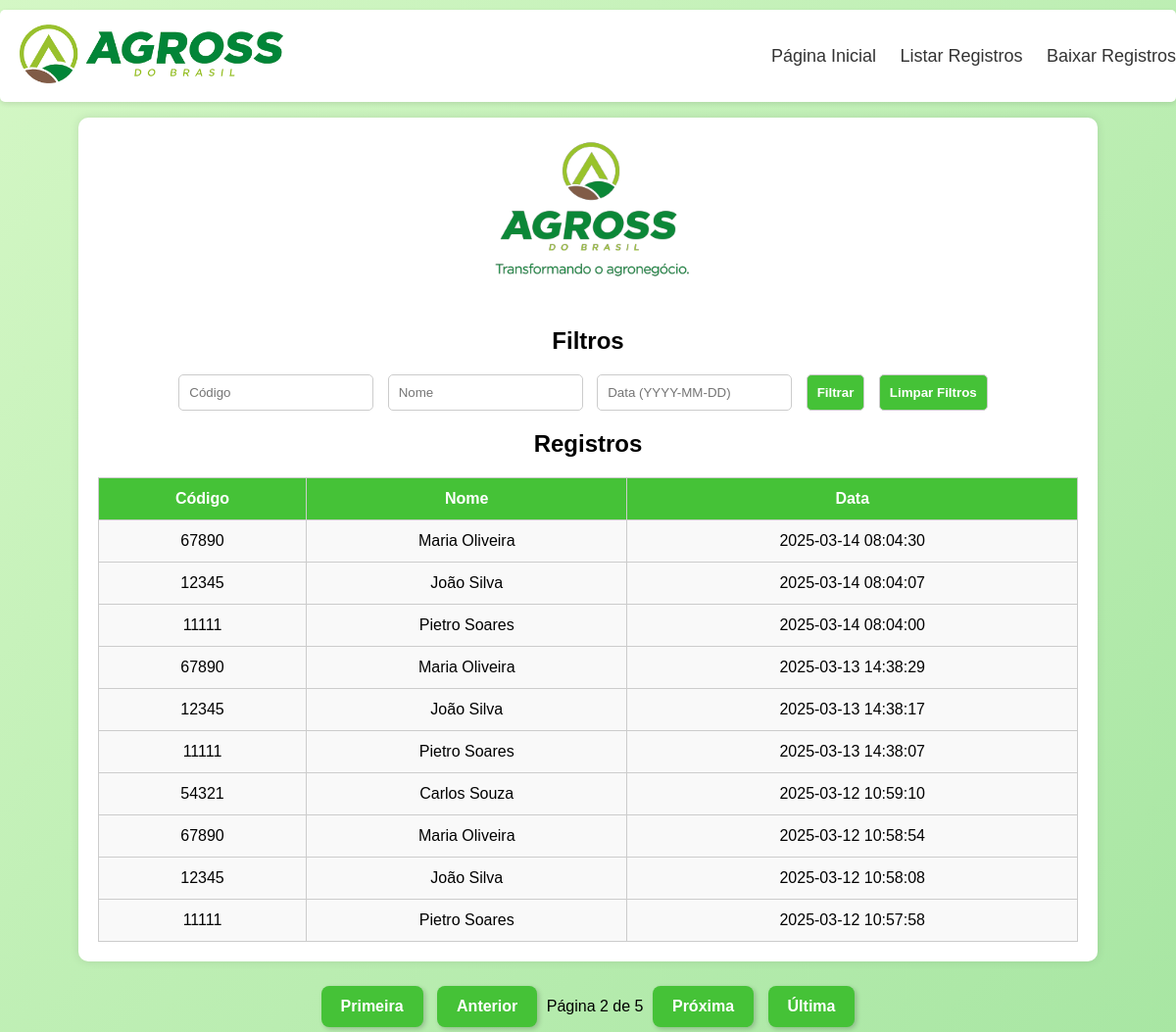
/registros?page=2&data=&nome=&codigo=, run on the app's committed database.
### models.py (models this page shows)
class Registro(db.Model):
    id = db.Column(db.Integer, primary_key=True)
    codigo = db.Column(db.String(50), nullable=False)
    nome = db.Column(db.String(100), nullable=False)
    data_hora = db.Column(db.DateTime, nullable=False)

### routes/registros.py (the view, shortened to what this page needs)
@registros_bp.route('/registros', methods=['GET'])
def registros():
    try:
        data_filtro = request.args.get('data')
        nome_filtro = request.args.get('nome')
        codigo_filtro = request.args.get('codigo')
        page = request.args.get('page', 1, type=int)
        per_page = 10  # Limite de registros por página
        query = Registro.query.order_by(Registro.data_hora.desc())
        if nome_filtro:
            query = query.filter(Registro.nome.ilike(f"%{nome_filtro}%"))
        if codigo_filtro:
            query = query.filter(Registro.codigo.ilike(f"%{codigo_filtro}%"))
        registros_paginados = query.paginate(page=page, per_page=per_page, error_out=False)
        return render_template(
            'consulta.html',
            registros=registros_paginados.items,  # Registros da página atual
            page=registros_paginados.page,        # Página atual
            total_pages=registros_paginados.pages,  # Total de páginas
            data_filtro=data_filtro,  # Passando filtro para a URL
            nome_filtro=nome_filtro,  # Passando filtro para a URL
            codigo_filtro=codigo_filtro  # Passando filtro para a URL
        )
    except Exception as e:
        return jsonify({"erro": str(e)}), 500

### templates/consulta.html (shortened to what this page needs)
<!DOCTYPE html>
<html lang="pt">
<head>
 <link rel="stylesheet" href="static/css/styleConsulta.css">
</head>
<body>
    <div class="nav">
        <div class="logo">
            <img src="{{ url_for('static', filename='logo2.png') }}" alt="Logo">
        </div>
        <div class="menu">
            <a href="/">Página Inicial</a>
            <a href="/registros">Listar Registros</a>
            <a href="/downloads">Baixar Registros</a>
        </div>
    </div>
    <div class="container">
        <img src="{{ url_for('static', filename='agrossLogo.png') }}" alt="Logo">
        <h2>Filtros</h2>
        <div class="filters">
            <form method="GET" action="/registros">
                <input type="text" name="codigo" placeholder="Código" value="{{ codigo }}" />
                <input type="text" name="nome" placeholder="Nome" value="{{ nome }}" />
                <input type="text" name="data" placeholder="Data (YYYY-MM-DD)" value="{{ data }}" />
                <button type="submit">Filtrar</button>
                <button type="reset" onclick="window.location.href='/registros';">Limpar Filtros</button>
            </form>
        </div>
        <h2>Registros</h2>
        <table>
            <thead>
                <tr>
                    <th>Código</th>
                    <th>Nome</th>
                    <th>Data</th>
                </tr>
            </thead>
            <tbody>
                {% for registro in registros %}
                <tr>
                    <td>{{ registro.codigo }}</td>
                    <td>{{ registro.nome }}</td>
                    <td>{{ registro.data_hora }}</td>
                </tr>
                {% else %}
                <tr>
                    <td colspan="3">Nenhum registro encontrado</td>
                </tr>
                {% endfor %}
            </tbody>
        </table>
    </div>
    <div class="pagination">
        {% if page > 1 %}
            <a href="{{ url_for('registros.registros', page=1, data=request.args.get('data', ''), nome=request.args.get('nome', ''), codigo=request.args.get('codigo', '')) }}">Primeira</a>
            <a href="{{ url_for('registros.registros', page=page-1, data=request.args.get('data', ''), nome=request.args.get('nome', ''), codigo=request.args.get('codigo', '')) }}">Anterior</a>
        {% else %}
            <a class="disabled">Primeira</a>
            <a class="disabled">Anterior</a>
        {% endif %}
        <span>Página {{ page }} de {{ total_pages }}</span>
        {% if page < total_pages %}
            <a href="{{ url_for('registros.registros', page=page+1, data=request.args.get('data', ''), nome=request.args.get('nome', ''), codigo=request.args.get('codigo', '')) }}">Próxima</a>
            <a href="{{ url_for('registros.registros', page=total_pages, data=request.args.get('data', ''), nome=request.args.get('nome', ''), codigo=request.args.get('codigo', '')) }}">Última</a>
        {% else %}
            <a class="disabled">Próxima</a>
            <a class="disabled">Última</a>
        {% endif %}
    </div>
</body>
</html>

### static/css/styleConsulta.css (style rules this page uses)
body { font-family: Arial, sans-serif; background: linear-gradient(135deg, #d4f7c5, #a8e6a3); margin: 0; padding: 0; text-align: center !important; }
.nav { background-color: #ffffff; padding: 15px 0; display: flex; align-items: center; justify-content: space-between; box-shadow: 0 2px 5px rgba(0, 0, 0, 0.1); border-radius: 5px; margin-top: 10px; position: fixed; width: 100%; top: 0; left: 0; z-index: 1000; }
.nav .logo img { max-height: 60px; margin-left: 20px; }
.nav .menu a { color: #333; text-decoration: none; margin-left: 20px; font-size: 18px; }
.container { background: white; padding: 20px; border-radius: 10px; box-shadow: 0px 0px 10px rgba(0, 0, 0, 0.1); max-width: 1000px; margin: 120px auto 0; }
.container img { max-height: 150px; margin-bottom: 20px; }
h2 { font-size: 24px; margin-bottom: 20px; }
.filters { margin-bottom: 20px; }
.filters input, .filters button { padding: 10px; margin-right: 10px; border-radius: 5px; border: 1px solid #ccc; }
.filters button { background-color: #45c237; color: white; cursor: pointer; font-weight: bold; }
table { width: 100%; border-collapse: collapse; margin-top: 20px; }
table, th, td { border: 1px solid #ccc; }
th, td { padding: 12px; text-align: center; }
th { background-color: #45c237; color: white; }
td { background-color: #f9f9f9; }
.pagination { text-align: center; margin-top: 20px; }
.pagination a { display: inline-block; padding: 12px 20px; margin: 5px; background-color: #45c237; color: white; text-decoration: none; border-radius: 8px; font-weight: bold; transition: background 0.3s, transform 0.2s; box-shadow: 2px 2px 5px rgba(0, 0, 0, 0.2); }

### data on the page
Registro: codigo "67890", nome "Maria Oliveira", data_hora "2025-03-14 08:04:30"
Registro: codigo "12345", nome "João Silva", data_hora "2025-03-14 08:04:07"
Registro: codigo "11111", nome "Pietro Soares", data_hora "2025-03-14 08:04:00"
Registro: codigo "67890", nome "Maria Oliveira", data_hora "2025-03-13 14:38:29"
Registro: codigo "12345", nome "João Silva", data_hora "2025-03-13 14:38:17"
Registro: codigo "11111", nome "Pietro Soares", data_hora "2025-03-13 14:38:07"
Registro: codigo "54321", nome "Carlos Souza", data_hora "2025-03-12 10:59:10"
Registro: codigo "67890", nome "Maria Oliveira", data_hora "2025-03-12 10:58:54"
Registro: codigo "12345", nome "João Silva", data_hora "2025-03-12 10:58:08"
Registro: codigo "11111", nome "Pietro Soares", data_hora "2025-03-12 10:57:58"

### other printed values
{{ page }} "2"
{{ total_pages }} "5"
